Frame 1 (no input): blank canvas, image omitted
Frame 60 (the mouse pressed at the canvas centre just before this capture): blank canvas, image omitted
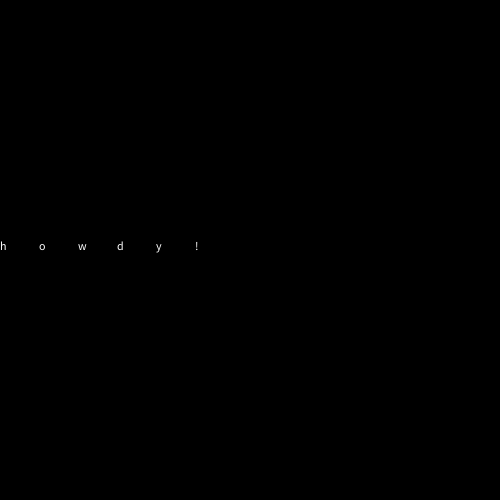
Frame 120 (the mouse held since frame 60 and released just before this capture)

The Processing sketch whose frames 1 and 60 were blank and that drew this single picture after the mouse press (run headless with seeded random() and noise(); from frame 60 on, the mouse is pressed at the canvas centre):

// Processing sketch: graphical_text
// ── graphical_text.pde
final int SPACE_MIN = 10;

final int SPACE_MAX = 100;

final String message = "howdy!";

int space = SPACE_MIN;

 

void setup()

{

 size(500,500);

}

 

void draw()

{

 background(0);

 space = space + 1;

 if (space > SPACE_MAX)

  space = SPACE_MIN;

 for (int i = 0; i < message.length(); i++)

 {

  char c = message.charAt(i);

  text(c, space*i, mouseY);

 }

}
